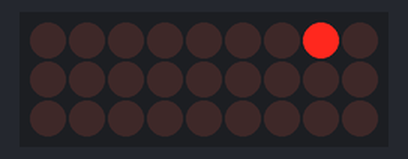
Bench run of a sketch on a simulated Arduino Uno, built with avr-gcc and run on an emulated ATmega328P. Parts: 9×3 LED matrix. Wiring (inferred from the names in the program): LED cube drawn one layer per row (orientation assumed): layers pin 1, pin 2, pin 0; columns pin 3, pin 4, pin 5, pin 6, pin 7, pin 8, pin 9, pin 10, pin 11. Random numbers use the default seed unless the sketch sets one.

Above: at 0.32 s.
At 4.96 s:
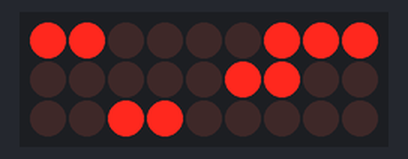
At 9.78 s:
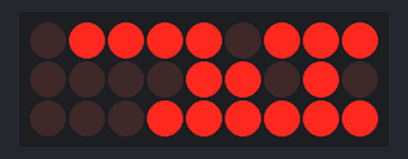
At 19.6 s:
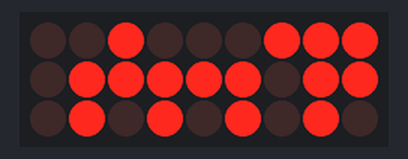
At 29.04 s:
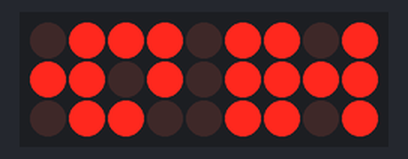
At 38.67 s:
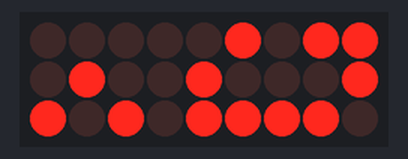

The sketch:

_led_3_3_sample.ino
```cpp
/*
 * LEDCude
 * created_at:2014_04_14_01:17:05.
 * Last Change:2014_04_22_23:36:42.
 */

// 各pinの設定.定義後配列化しておく
int BASE_0 = 0;
int BASE_1 = 1;
int BASE_2 =  2;
int LED_0  =  3;
int LED_1  =  4;
int LED_2  =  5;
int LED_3  =  6;
int LED_4  =  7;
int LED_5  =  8;
int LED_6  =  9;
int LED_7  = 10;
int LED_8  = 11;
int BASE_LIST[3] = {BASE_0,BASE_1,BASE_2};
int LED_LIST[9] = {LED_0,LED_1,LED_2,LED_3,LED_4,LED_5,LED_6,LED_7,LED_8};

// LEDキューブの状態.HIGH or LOWを格納
int led_state[3][3][3];
int LED_NUM = 27;

int COUNT_MAX = 30;
int count = 0;

void setup(){
    // 各pinのIN/OUT設定
    pinMode(BASE_0,OUTPUT);
    pinMode(BASE_1,OUTPUT);
    pinMode(BASE_2,OUTPUT);
    pinMode(LED_0 ,OUTPUT);
    pinMode(LED_1 ,OUTPUT);
    pinMode(LED_2 ,OUTPUT);
    pinMode(LED_3 ,OUTPUT);
    pinMode(LED_4 ,OUTPUT);
    pinMode(LED_5 ,OUTPUT);
    pinMode(LED_6 ,OUTPUT);
    pinMode(LED_7 ,OUTPUT);
    pinMode(LED_8 ,OUTPUT);

    // LEDキューブの状態初期化
    int i=0,j=0,k=0;
    for(i=0; i<3; i++){
        for(j=0; j<3; j++){
            for(k=0; k<3; k++){
                led_state[i][j][k] = LOW;
            }
        }
    }
    randomSeed(analogRead(0));
}

// openFrameworks風にループ内を分割
void loop(){
    update();
    action();
}

// 状態の更新
void update(){
    if(count >= COUNT_MAX){
        // ランダムに状態変化
        led_toggle(random(LED_NUM));
        count = 0;
    } else {
        count++;
    }
 }

// 状態の反映
void action(){
    blink_cube();
}

// **今回のポイント**
// LEDキューブをダイナミック点灯
void blink_cube(){
    int i=0,j=0,k=0;
    for(i=0; i<3; i++){
        // i番目の段以外はHIGH
        digitalWrite(BASE_0,HIGH);
        digitalWrite(BASE_1,HIGH);
        digitalWrite(BASE_2,HIGH);
        digitalWrite(BASE_LIST[i],LOW);

        // 同一段内の9つのLEDを制御
        for(j=0; j<3; j++){
            for(k=0; k<3; k++){
                digitalWrite(LED_LIST[j+k*3], led_state[i][j][k]);
            }
        }
        // 気持ち程度delay.なくてもok
        delay(2);
    }
}

// 指定番号のLEDの状態をトグル
void led_toggle(int num){
    int i,j,k;
    i = num / 9;
    j = (num % 9) / 3;
    k = num % 3;
    if(led_state[i][j][k] == HIGH){
        led_state[i][j][k] = LOW;
    } else {
        led_state[i][j][k] = HIGH;
    }
}
```
